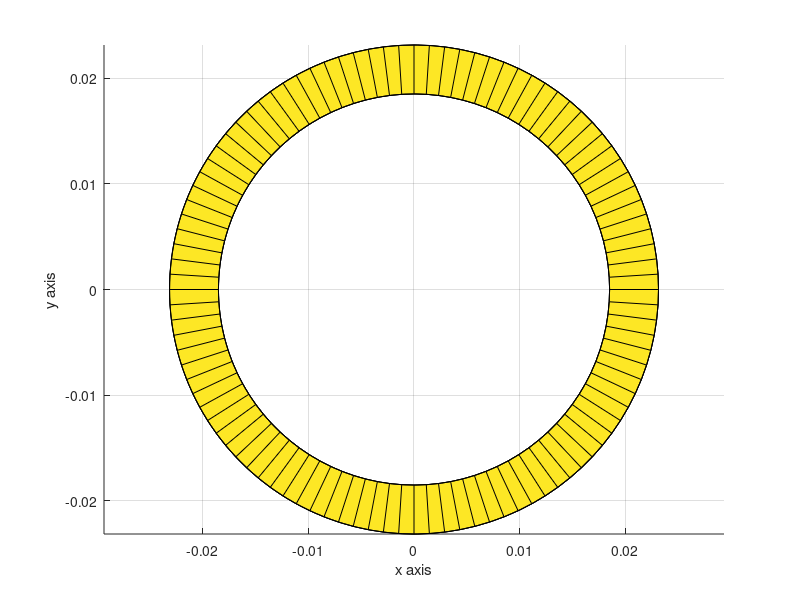

MATLAB code for this plot: (Note: this script raises an error after producing the figure.)
% Ring v1
% Reference objects: tape & mug handle
% Tape: outter diameter 10.19cm, outter radius 5.095cm, inner 
% diameter 8.11cm, inner radius 4.055cm, thickness: 2.5cm
% Handle: outer diameter 7.59cm, outter radius 3.795cm, inner
% diameter 5.59cm, inner radius 2.795cm, thickness: 0.8cm

close;
clear;
clc;

% size = input("Please input object size (from 1 to 10): ");
% if (size <=0 ) || (size > 10)
%     error("Input size is out of range");
% end

for size = 1:10

scaleReduceFactor = 100;

% Parameters
alpha = linspace(0, 2*pi, 101); % Rotation angles
rin = (size*0.35+1.5)/scaleReduceFactor; rout = rin * 1.25;
xin = rin * cos(alpha); xout = rout * cos(alpha);
yin = rin * sin(alpha); yout = rout * sin(alpha);
thickness = rout/2;
h1 = -thickness/2; h2 = thickness/2;

% Plot bottom, top, outer and inner surfaces
hold on
bottom=surf([xin;xout], [yin;yout], h1 * ones(2, length(xout)));
top=surf([xin;xout], [yin;yout], h2 * ones(2, length(xout)));
[x,y,z] = cylinder(1, length(xin));
outer = surf(rout*x, rout*y, z*(h2-h1) + h1);
inner = surf(rin*x, rin*y, z*(h2-h1) + h1);

X=[rout*x rin*x [xin;xout] [xin;xout]];
Y=[rout*y rin*y [yin;yout] [yin;yout]];
Z=[z*(h2-h1) + h1  z*(h2-h1) + h1 h1 * ones(2, length(xout)) h2 * ones(2, length(xout))];

% View
grid on
axis equal
xlabel('x axis');ylabel('y axis');zlabel('z axis')

formatSpec = '%s_%05d%s';
A = sprintf(formatSpec, "Ring", size, '.stl');

surf2stl(A, X,Y,Z)

end
